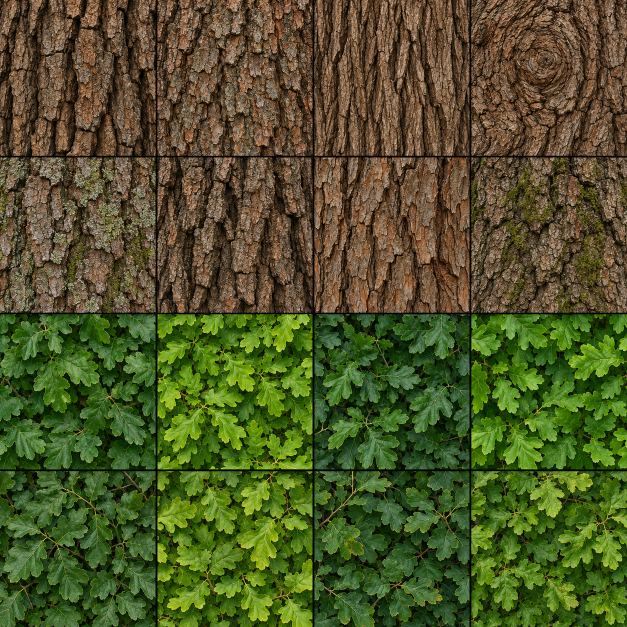
#> input picture assets/bark-and-foliage/01_oak_bark_and_leaf_texture_atlas.png, 1254 x 1254 px (shown at 1/2 size)
$ python -i build_asset_atlas.py   (imports and definitions only)
#> lines starting #> are read from the running program, lines starting #| are printed output that depends on the picture
#> in modules, img is the input picture: PIL image 1254x1254 RGB; mean R, G, B 78.7, 84.8, 39
"""Build the atlases for the asset packs in assets/: cars, trees, skyscraper facades,
storefronts and roofs.

  assets/car-sprites/*.png              -> textures/cars.webp   (car nets cut into their pieces)
  assets/bark-and-foliage/*.png         -> textures/trees.jpg   (bark and foliage tiles)
  assets/skyscraper-facades/*.png       -> textures/city-kits.jpg (facade kits: bays, piers, solids, vents)
  assets/street-level-storefronts/*.png -> textures/city-stores.jpg (storefront kits: windows, entries, signs, shutters)
  assets/rooftop-textures/*.png         -> textures/city-roofs.jpg (roof coverings and roof details)

and writes js/kitTiles.js with where everything sits and, for each car, the outline of its
side profile and plan, so js/cars.js can build a body that fits its skin.

Every facade, storefront, roof and foliage sheet is a 4 x 4 grid of square modules. The grid
lines are found near the quarter marks and each module is cut a little inside them, so no
sliver of its neighbor repeats along an edge. Car sheets hold ten unfolded car nets each
(5 x 2): a plan strip down the middle (hood, roof, trunk), a full-length side profile to
either side of it, the front fascia above and the rear fascia below. Some nets have their
pieces touching, the fascias hanging off the plan strip like tabs: those are cut apart
along the narrowest gap between them. Each piece is trimmed to its opaque pixels, which
drops the pale, half-transparent rim the sheets draw around every piece, two pixels in.

Run from the repository root:  python3 tools/build_asset_atlas.py [--review DIR]
--review writes the car cuts drawn over each sheet, for checking.
"""
import json, os, sys
import numpy as np
from PIL import Image, ImageDraw
from scipy import ndimage

ROOT = os.path.dirname(os.path.dirname(os.path.abspath(__file__)))
ASSETS = os.path.join(ROOT, 'assets')
OUT = os.path.join(ROOT, 'textures')
PAD = 8

# ---------------------------------------------------------------------------
# Kits
# ---------------------------------------------------------------------------

# Skyscraper facade sheets: rows 0-1 window bays, row 2 solid wall and fins, row 3 louvers.
# key: (file prefix, wall material for destruction, styles it suits)
FACADES = {
  'sky01': ('01-', 'glass'), 'sky02': ('02-', 'stone'), 'sky03': ('03-', 'panel'), 'sky04': ('04-', 'glass'),
  'sky05': ('05-', 'brick'), 'sky06': ('06-', 'panel'), 'sky07': ('07-', 'glass'), 'sky08': ('08-', 'panel'),
  'sky09': ('09-', 'stone'), 'sky10': ('10-', 'glass'), 'sky11': ('11-', 'panel'), 'sky12': ('12-', 'stone'),
  'sky13': ('13-', 'glass'), 'sky14': ('14-', 'stone'), 'sky15': ('15-', 'stone'), 'sky16': ('16-', 'panel'),
  'sky17': ('17-', 'brick'), 'sky18': ('18-', 'glass'), 'sky19': ('19-', 'glass'), 'sky20': ('20-', 'stone'),
}
# Storefront sheets: row 0 upper-floor windows, row 1 entries (doors and shop windows),
# row 2 sign boards and plain wall, row 3 roller shutters and vents.
STORES = {f'store{i:02d}': (f'{i:02d}-', 'brick' if i in (1, 4, 14, 19) else 'stone') for i in range(1, 21)}
# Roof sheets: rows 0-1 coverings, row 3 drains, vents and hatches seen from above
ROOFS = {f'rf{i:02d}': f'{i:02d}-' for i in range(1, 21)}
# Bark and foliage sheets: each module is bark or leaves, told apart by color
TREES = {
  'oak': '01_', 'pine': '02_', 'redwood': '03_', 'maple': '04_', 'beech': '05_',
  'cedar': '06_', 'elm': '07_', 'forest': '08_', 'mossy': '09_', 'mosaic': '10_',
}
# Car sheets and the length of their cars in meters
# Car sheets, the length and width of their cars in meters
CARS = {
  'sedan': ('01-', 4.8, 1.85), 'hatch': ('02-', 4.1, 1.78), 'coupe': ('03-', 4.5, 1.85), 'super': ('04-', 4.5, 1.98),
  'muscle': ('05-', 4.9, 1.9), 'suv': ('06-', 4.9, 1.95), 'pickup': ('07-', 5.6, 2.0), 'van': ('08-', 5.2, 2.0),
  'wagon': ('09-', 4.9, 1.85), 'rally': ('10-', 4.4, 1.85),
}
FACADE_M, STORE_M, ROOF_M = 4.0, 4.2, 4.0   # meters one module spans
TILE_PX = {'facade': 128, 'store': 160, 'roof': 128, 'tree': 128}


# [5 lines left out: function find, not called in this run]


def grid_lines(img, n=4, search=22):
  """Grid lines near the quarter marks: the strongest edge within `search` px, else the mark."""
#> called with n = 4, search = 22
  g = np.asarray(img.convert('L'), dtype=np.float32)
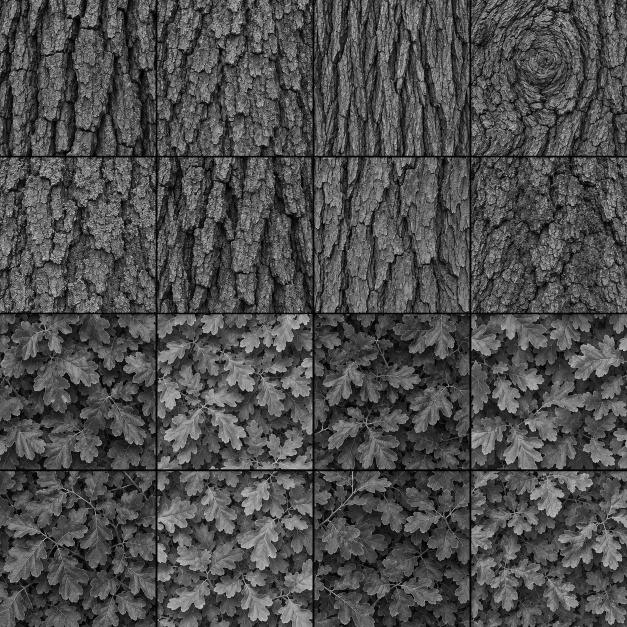
#> g: shape (1254, 1254) float32 (shown at 1/2 size); min 0, max 242, mean 77.7
  out = []
  for axis in (1, 0):
    d = np.abs(np.diff(g, axis=axis)).mean(axis=1 - axis)
    med = np.median(d) + 1e-3
    L = len(d) + 1
    lines = [0]
    for k in range(1, n):
      c = round(k * L / n)
      lo, hi = c - search, c + search
      i = lo + int(np.argmax(d[lo:hi]))
      lines.append(i + 1 if d[i] / med > 4 else c)
    lines.append(L)
    out.append(lines)
#> this loop made 2 passes
#> (med, L) on passes 1 to 2: (16.81, 1254), (15.51, 1254)
#> after the loop, out = [[0, 314, 625, 940, 1254], [0, 314, 627, 940, 1254]]
  return out  # xs, ys


def modules(path, inset=0.035):
  """The 16 modules of a 4 x 4 sheet as images, [row][col], cut a little inside the grid lines."""
  img = Image.open(path).convert('RGB')
  xs, ys = grid_lines(img)
#> xs = [0, 314, 625, 940, 1254]; ys = [0, 314, 627, 940, 1254]
  rows = []
  for r in range(4):
    row = []
    for c in range(4):
      x0, x1, y0, y1 = xs[c], xs[c + 1], ys[r], ys[r + 1]
      ix, iy = (x1 - x0) * inset + 3, (y1 - y0) * inset + 3
      row.append(img.crop((round(x0 + ix), round(y0 + iy), round(x1 - ix), round(y1 - iy))))
    rows.append(row)
#> after the loop, rows = 4 items
  return rows


class Packer:
  """Shelf packer: tiles of any size go left to right in rows; each tile gets PAD px of gutter."""

  # [274 lines left out: functions __init__, add, render, runs, cut_net, stations and 2 more, not called in this run]


# ---------------------------------------------------------------------------
# Trees, facades, storefronts and roofs
# ---------------------------------------------------------------------------

def is_leaf(img):
  a = np.asarray(img.convert('RGB'), dtype=np.float32).reshape(-1, 3).mean(0)
  return a[1] > a[0] * 1.05 and a[1] > a[2] * 1.05


# [79 lines left out: functions build_trees, build_kits, not called in this run]


def js(v):
  return json.dumps(v, separators=(',', ':'))


# [54 lines left out: function main, not called in this run]


# [2 lines not run here, left out]

>>> result = modules('../assets/bark-and-foliage/01_oak_bark_and_leaf_texture_atlas.png')
#> result = 4 items
